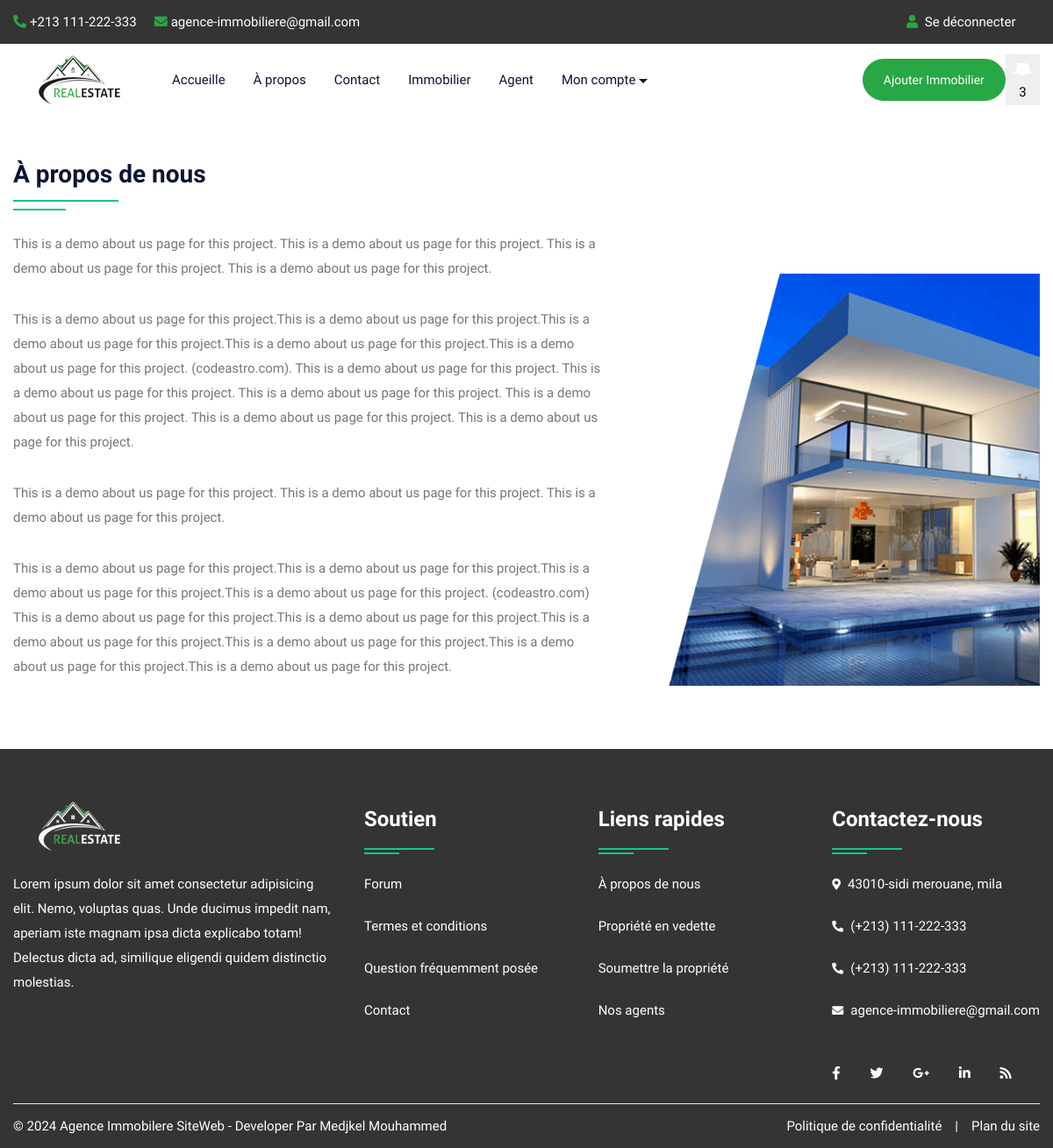
/about.php (signed in), run on the app's committed database.
### tables this page shows
CREATE TABLE `about` (
  `id` int(10) NOT NULL,
  `title` varchar(100) NOT NULL,
  `content` longtext NOT NULL,
  `image` varchar(300) NOT NULL
);

### about.php (the view, shortened to what this page needs)
<!DOCTYPE html>
<html lang="en">
<head>
<link rel="stylesheet" type="text/css" href="css/bootstrap.min.css">
<link rel="stylesheet" type="text/css" href="css/bootstrap-slider.css">
<link rel="stylesheet" type="text/css" href="css/jquery-ui.css">
<link rel="stylesheet" type="text/css" href="css/layerslider.css">
<link rel="stylesheet" type="text/css" href="css/color.css" id="color-change">
<link rel="stylesheet" type="text/css" href="css/owl.carousel.min.css">
<link rel="stylesheet" type="text/css" href="css/font-awesome.min.css">
<link rel="stylesheet" type="text/css" href="fonts/flaticon/flaticon.css">
<link rel="stylesheet" type="text/css" href="css/style.css">
</head>
<body>
<div id="page-wrapper">
    <div class="row">
		<?php include("include/header.php");?>
        <div class="full-row">
            <div class="container">
				<?php
					$query=mysqli_query($con,"SELECT * FROM about");
					while($row=mysqli_fetch_array($query))
					{
				?>
				<div class="row">
                    <div class="col-md-12 col-lg-12">
                        <h3 class="double-down-line-left text-secondary position-relative pb-4 mb-4"><?php echo $row['1'];?></h3>
                    </div>
                </div>
                <div class="row about-company">
                    <div class="col-md-12 col-lg-7">
                        <div class="about-content">
                            <?php echo $row['2'];?>
                        </div>
                    </div>
                    <div class="col-md-12 col-lg-5 mt-5">
                        <div class="about-img"> <img src="admin/upload/<?php echo $row['3'];?>" alt="about image"> </div>
                    </div>
                </div>
				<?php } ?>
            </div>
        </div>
		<?php include("include/footer.php");?>
    </div>
</div>
</body>
</html>

### css/color.css (style rules this page uses)
:root { --theme-ordinary-color: #74777b; }
:root { --theme-primary-color: #17c788; }
:root { --theme-secondary-color: #0d1432; }
:root { --theme-white-color: #fff; }
:root { --theme-light-color: #f8f8f8; }
:root { --theme-gray-color: #f5f5f5; }
:root { --theme-footer-color: #091b4b; }
:root { --theme-dark-color: #091b4b; }
:root { --text-light-color: #a3a7af; }
:root { --theme-primary-opacity-color: rgba(11, 191, 141, .8); }
:root { --theme-secondary-opacity-color: rgba(13,20,50,0.7); }
:root { --theme-white-opacity-color: rgba(255, 255, 255, 0.3); }
:root { --theme-dark-opacity-color: rgba(0, 0, 0, 0.5); }
:root { --theme-ordinary-font: 'Muli', sans-serif; }
:root { --theme-highlight-font: 'Comfortaa', cursive; }

### css/style.css (style rules this page uses)
.container, .container-fluid { transition: all 0.6s ease 0s; -moz-transition: all 0.6s ease 0s; -webkit-transition: all 0.6s ease 0s; -o-transition: all 0.6s ease 0s; }
#page-wrapper { padding-left: 15px; padding-right: 15px; background-color: #fff; overflow: hidden !important; position: relative; }
.text-ordinary, a.text-ordinary, .text-ordinary a, body, .dropdown-item, .footer-widget li a, .text-ordinary .jslider .jslider-label, .breadcrumb-item > a, .list-text-white a.dropdown-item { color: var(--theme-ordinary-color); }
.text-secondary, .text-secondary a, a.text-secondary, a.hover-text-secondary:hover, .hover-text-secondary:hover, .hover-text-secondary a:hover { color: var(--theme-secondary-color) !important; }
[class*="double-down-line"]::before, [class*="double-down-line"]::after { background-color: var(--theme-primary-color); }
body { font-family: var(--theme-ordinary-font); font-size: 15px; line-height: 28px; }
h1, .h1, h2, .h2, h3, .h3, h4, .h4, h5, .h5, h6, .h6 { font-family: var(--theme-highlight-font); font-weight: 700; }
p { line-height: 28px; margin-bottom: 10px; }
img { width: 100%; }
.full-row { position: relative; width: 100%; padding: 50px 0; }
[class*="double-down-line"] { position: relative; padding-bottom: 35px; }
[class*="double-down-line"]::before, [class*="double-down-line"]::after { content: ""; height: 2px; position: absolute; }
[class*="double-down-line"]::before { width: 120px; bottom: 10px; }
[class*="double-down-line"]::after { width: 60px; bottom: 0; }
[class*="double-down-line-left"]::before, [class*="double-down-line-left"]::after { left: 0; }
::placeholder { font: var(--theme-ordinary-font); font-size: 15px; font-weight: 400; color: #fff; }
.about-content p, .service-text p { margin-bottom: 30px; }

### data on the page
about: title "À propos de nous", content "This is a demo about us page for this project. This is a demo about us page for this project. This is a demo about us page for this project. This is a demo about us page for this project. This is a demo about us page for this project.This is a demo about us page for this project.This is a demo about us page for this project.This is a demo about us page for this project.This is a demo about us page for this project. (codeastro.com). This is a demo about us page for this project. This is a demo about us page for this project. This is a demo about us page for this project. This is a demo about us page for this project. This is a demo about us page for this project. This is a demo about us page…", image (picture)

### other printed values
$userNotification['count'] "3"
